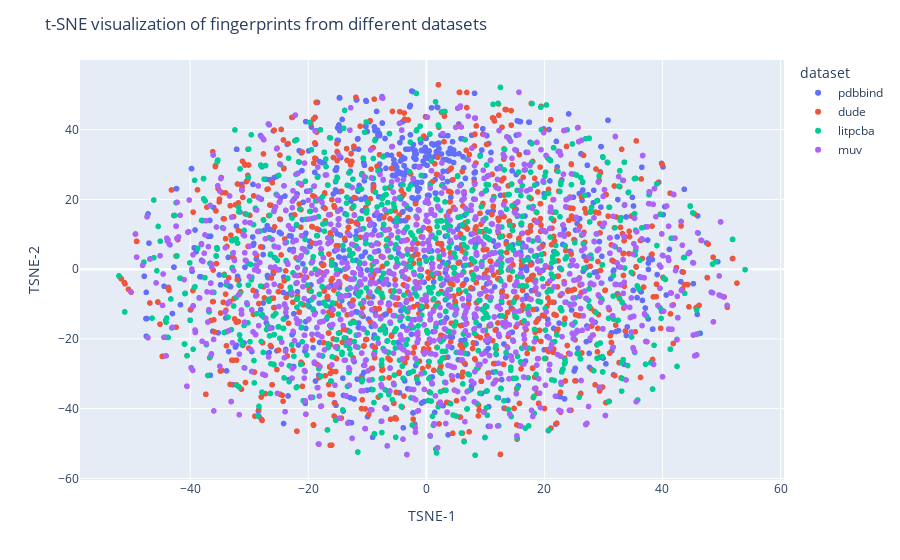

Write notebook code for a chart like this one.
### Code cell
tsne = TSNE(n_components=2, random_state=0)
X_2d = tsne.fit_transform(X_code)

df = pd.DataFrame(X_2d, columns=["TSNE-1", "TSNE-2"])
df["index"] = np.concatenate(
    [pdbbind_indices, dude_indices, litpcba_indices, muv_indices]
)
df["src"] = np.concatenate(
    [pdbbind_sources, dude_sources, litpcba_sources, muv_sources]
)
df["dataset"] = (
    ["pdbbind"] * SET_SIZE
    + ["dude"] * SET_SIZE
    + ["litpcba"] * SET_SIZE
    + ["muv"] * SET_SIZE
)

fig = px.scatter(
    df, x="TSNE-1", y="TSNE-2", color="dataset", hover_data=["index", "src"]
)
fig.update_layout(
    title_text="t-SNE visualization of fingerprints from different datasets"
)
fig.show()

### Figure 1 — Plotly figure (JSON) as saved in the notebook; plotly's stock layout.template omitted (floating-point values rounded to 4 significant figures; data arrays with more than 128 entries replaced by an {"elided": "..."} marker saying what was removed)
{"data": [{"customdata": {"elided": "1000x2 mixed values"}, "hovertemplate": "dataset=pdbbind<br>TSNE-1=%{x}<br>TSNE-2=%{y}<br>index=%{customdata[0]}<br>src=%{customdata[1]}<extra></extra>", "legendgroup": "pdbbind", "marker": {"color": "#636efa", "symbol": "circle"}, "mode": "markers", "name": "pdbbind", "showlegend": true, "type": "scattergl", "x": {"elided": "1000 float values"}, "xaxis": "x", "y": {"elided": "1000 float values"}, "yaxis": "y"}, {"customdata": {"elided": "1000x2 mixed values"}, "hovertemplate": "dataset=dude<br>TSNE-1=%{x}<br>TSNE-2=%{y}<br>index=%{customdata[0]}<br>src=%{customdata[1]}<extra></extra>", "legendgroup": "dude", "marker": {"color": "#EF553B", "symbol": "circle"}, "mode": "markers", "name": "dude", "showlegend": true, "type": "scattergl", "x": {"elided": "1000 float values"}, "xaxis": "x", "y": {"elided": "1000 float values"}, "yaxis": "y"}, {"customdata": {"elided": "1000x2 mixed values"}, "hovertemplate": "dataset=litpcba<br>TSNE-1=%{x}<br>TSNE-2=%{y}<br>index=%{customdata[0]}<br>src=%{customdata[1]}<extra></extra>", "legendgroup": "litpcba", "marker": {"color": "#00cc96", "symbol": "circle"}, "mode": "markers", "name": "litpcba", "showlegend": true, "type": "scattergl", "x": {"elided": "1000 float values"}, "xaxis": "x", "y": {"elided": "1000 float values"}, "yaxis": "y"}, {"customdata": {"elided": "1000x2 mixed values"}, "hovertemplate": "dataset=muv<br>TSNE-1=%{x}<br>TSNE-2=%{y}<br>index=%{customdata[0]}<br>src=%{customdata[1]}<extra></extra>", "legendgroup": "muv", "marker": {"color": "#ab63fa", "symbol": "circle"}, "mode": "markers", "name": "muv", "showlegend": true, "type": "scattergl", "x": {"elided": "1000 float values"}, "xaxis": "x", "y": {"elided": "1000 float values"}, "yaxis": "y"}], "layout": {"legend": {"title": {"text": "dataset"}, "tracegroupgap": 0}, "margin": {"t": 60}, "title": {"text": "t-SNE visualization of fingerprints from different datasets"}, "xaxis": {"anchor": "y", "domain": [0, 1], "title": {"text": "TSNE-1"}}, "yaxis": {"anchor": "x", "domain": [0, 1], "title": {"text": "TSNE-2"}}}}
